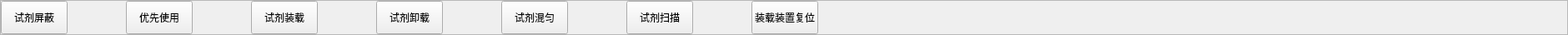
  <widget class="QFrame" name="BottomFrame">
   <property name="geometry">
    <rect>
     <x>25</x>
     <y>802</y>
     <width>1880</width>
     <height>42</height>
    </rect>
   </property>
   <property name="minimumSize">
    <size>
     <width>1880</width>
     <height>42</height>
    </size>
   </property>
   <property name="maximumSize">
    <size>
     <width>1880</width>
     <height>42</height>
    </size>
   </property>
   <property name="frameShape">
    <enum>QFrame::StyledPanel</enum>
   </property>
   <property name="frameShadow">
    <enum>QFrame::Raised</enum>
   </property>
   <layout class="QHBoxLayout" name="horizontalLayout_13" stretch="0,0,0,0,0,0,0,1">
    <property name="spacing">
     <number>70</number>
    </property>
    <property name="leftMargin">
     <number>0</number>
    </property>
    <property name="topMargin">
     <number>0</number>
    </property>
    <property name="rightMargin">
     <number>0</number>
    </property>
    <property name="bottomMargin">
     <number>0</number>
    </property>
    <item>
     <widget class="QPushButton" name="RgntMaskBtn">
      <property name="minimumSize">
       <size>
        <width>0</width>
        <height>40</height>
       </size>
      </property>
      <property name="maximumSize">
       <size>
        <width>16777215</width>
        <height>40</height>
       </size>
      </property>
      <property name="text">
       <string>试剂屏蔽</string>
      </property>
      <property name="buttons" stdset="0">
       <string>flat</string>
      </property>
     </widget>
    </item>
    <item>
     <widget class="QPushButton" name="PriorUseBtn">
      <property name="minimumSize">
       <size>
        <width>0</width>
        <height>40</height>
       </size>
      </property>
      <property name="maximumSize">
       <size>
        <width>16777215</width>
        <height>40</height>
       </size>
      </property>
      <property name="text">
       <string>优先使用</string>
      </property>
      <property name="buttons" stdset="0">
       <string>flat</string>
      </property>
     </widget>
    </item>
    <item>
     <widget class="QPushButton" name="LoadRgntBtn">
      <property name="minimumSize">
       <size>
        <width>0</width>
        <height>40</height>
       </size>
      </property>
      <property name="maximumSize">
       <size>
        <width>16777215</width>
        <height>40</height>
       </size>
      </property>
      <property name="text">
       <string>试剂装载</string>
      </property>
      <property name="buttons" stdset="0">
       <string>flat</string>
      </property>
     </widget>
    </item>
    <item>
     <widget class="QPushButton" name="UnloadRgntBtn">
      <property name="minimumSize">
       <size>
        <width>0</width>
        <height>40</height>
       </size>
      </property>
      <property name="maximumSize">
       <size>
        <width>16777215</width>
        <height>40</height>
       </size>
      </property>
      <property name="text">
       <string>试剂卸载</string>
      </property>
      <property name="buttons" stdset="0">
       <string>flat</string>
      </property>
     </widget>
    </item>
    <item>
     <widget class="QPushButton" name="MixBtn">
      <property name="minimumSize">
       <size>
        <width>0</width>
        <height>40</height>
       </size>
      </property>
      <property name="maximumSize">
       <size>
        <width>16777215</width>
        <height>40</height>
       </size>
      </property>
      <property name="text">
       <string>试剂混匀</string>
      </property>
      <property name="buttons" stdset="0">
       <string>flat</string>
      </property>
     </widget>
    </item>
    <item>
     <widget class="QPushButton" name="RgntScanBtn">
      <property name="minimumSize">
       <size>
        <width>0</width>
        <height>40</height>
       </size>
      </property>
      <property name="maximumSize">
       <size>
        <width>16777215</width>
        <height>40</height>
       </size>
      </property>
      <property name="text">
       <string>试剂扫描</string>
      </property>
      <property name="buttons" stdset="0">
       <string>flat</string>
      </property>
     </widget>
    </item>
    <item>
     <widget class="QPushButton" name="LoadPartResetBtn">
      <property name="minimumSize">
       <size>
        <width>0</width>
        <height>40</height>
       </size>
      </property>
      <property name="maximumSize">
       <size>
        <width>16777215</width>
        <height>40</height>
       </size>
      </property>
      <property name="text">
       <string>装载装置复位</string>
      </property>
      <property name="buttons" stdset="0">
       <string>flat</string>
      </property>
     </widget>
    </item>
    <item>
     <spacer name="horizontalSpacer_14">
      <property name="orientation">
       <enum>Qt::Horizontal</enum>
      </property>
      <property name="sizeHint" stdset="0">
       <size>
        <width>1005</width>
        <height>20</height>
       </size>
      </property>
     </spacer>
    </item>
   </layout>
  </widget>
